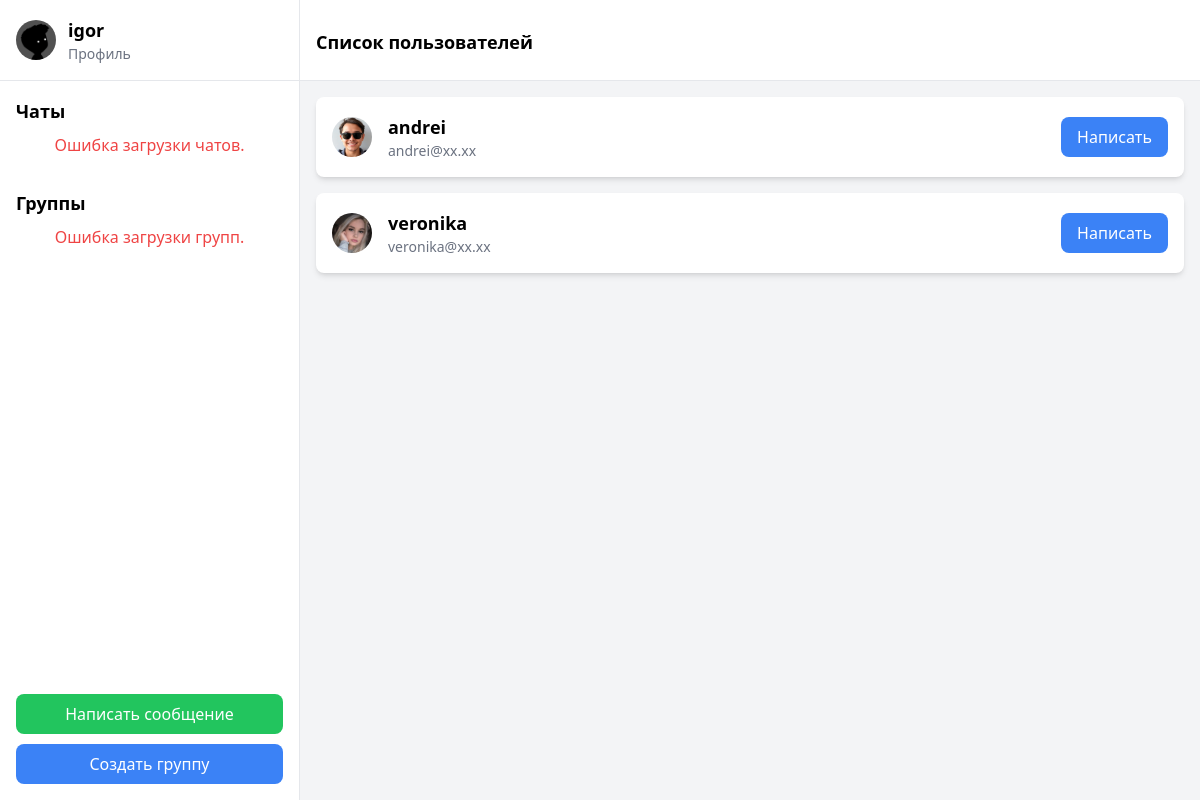
The app's page /user-list/ (signed in) with its own data.
### chat/models.py (models this page shows)
class CustomUser (AbstractUser ):
    about = models.TextField()
    phone_number = models.CharField(max_length=15)
    photo = models.ImageField(upload_to='images/', blank=True, null=True, default='images/user-default.png')

### chat/views.py (the view)
# urls.py: path('user-list/', user_list, name="user_list"),
@login_required
def user_list(request):
    users = CustomUser.objects.exclude(username=request.user.username)
    return render(request, '../templates/chat/user-list.html', {'users': users})

### templates/chat/user-list.html (shortened to what this page needs)
{% extends 'chat/main.html' %}
{% block header %}
    <h2 class="text-lg font-semibold h-9 mt-3"> Список пользователей </h2>
{% endblock header %}
{% block content %}
    <div class="flex-1 p-4 overflow-y-auto">
        <ul>
            {% for user in users %}
            <li class="mb-4" onclick="window.location.href='{% url 'user_profile' user.username %}'">
                <div class="flex items-center justify-between p-4 bg-white rounded-lg shadow-md hover:bg-gray-100 cursor-pointer">
                    <div class="flex items-center">
                        <img alt="User  avatar" class="w-10 h-10 rounded-full" height="50" src="{{ user.photo.url }}" width="50"/>
                        <div class="ml-4">
                            <h3 class="text-lg font-semibold">{{ user.username }}</h3>
                            <p class="text-sm text-gray-500">{{ user.email }}</p>
                        </div>
                    </div>
                    <a href="{% url 'personal_chat' user.username %}" class="bg-blue-500 text-white py-2 px-4 rounded-lg">
                        Написать
                    </a>
                </div>
            </li>
            {% endfor %}
        </ul>
    </div>
{% endblock content %}

### templates/chat/components/sidebar.html (shortened to what this page needs)
<div class="w-1/4 bg-white border-r border-gray-200 hidden md:flex flex-col justify-between">
    <div>
        <div class="p-4 border-b border-gray-200">
            <div class="flex items-center">
                <img alt="User  avatar placeholder" class="w-10 h-10 rounded-full" height="50" src="{{ user.photo.url }}" width="50"/>
                <div class="ml-3">
                    <h2 class="text-lg font-semibold">{{ user.username }}</h2>
                    <button class="text-sm text-gray-500" onclick="window.location.href='{% url 'edit_profile' %}'">Профиль</button>
                </div>
            </div>
        </div>
        <div class="p-4">
            <h3 class="text-lg font-semibold mb-2">Чаты</h3>
            <div id="error" class="hidden text-red-500 text-center">Ошибка загрузки чатов.</div>
        </div>
        <div class="p-4">
            <h3 class="text-lg font-semibold mb-2">Группы</h3>
            <div id="errorGroups" class="hidden text-red-500 text-center">Ошибка загрузки групп.</div>
        </div>
    </div>
    <div class="p-4">
        <button class="w-full bg-green-500 text-white py-2 px-4 rounded-lg mb-4" id="viewUser ListButton" style="margin-bottom: 10px" onclick="window.location.href='{% url 'user_list' %}'">Написать сообщение</button>
        <button class="w-full bg-blue-500 text-white py-2 px-4 rounded-lg" id="createGroupChatButton" onclick="window.location.href='{% url 'create_group' %}'">Создать группу</button>
    </div>

### records on screen
CustomUser: photo (picture), username "igor"
CustomUser: photo (picture), username "andrei", email "andrei@xx.xx"
CustomUser: photo (picture), username "veronika", email "veronika@xx.xx"
